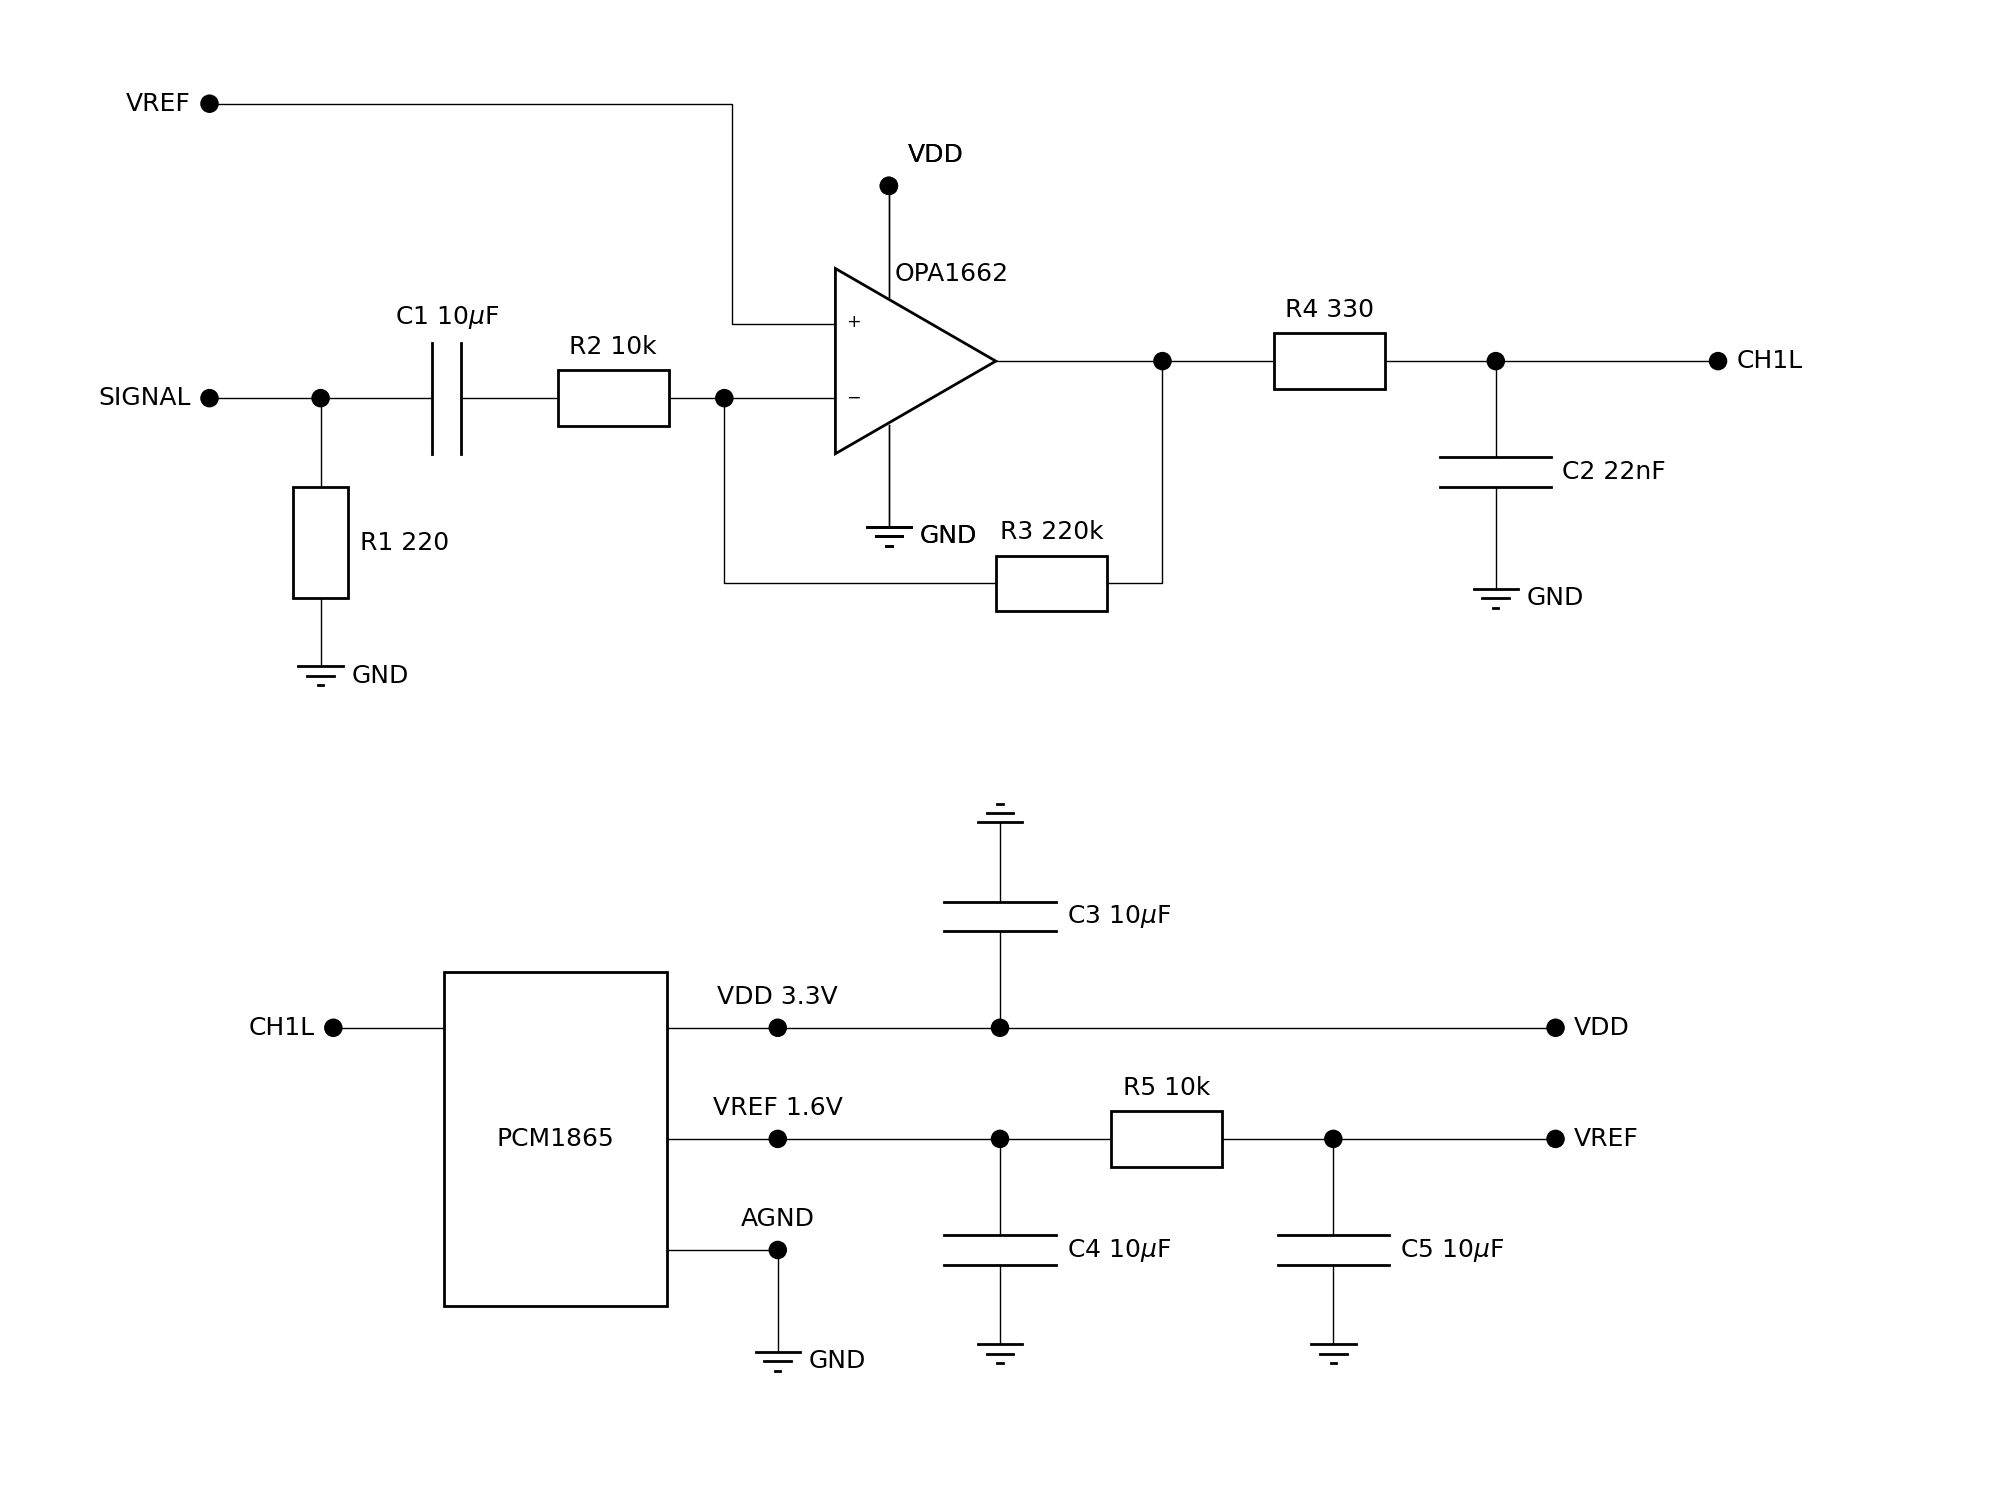

Write Python code to recreate this figure.
import matplotlib.pyplot as plt
import plottools.plottools as pt
from matplotlib.patches import Rectangle

plt.rcParams['font.size'] = 18

fig, ax = plt.subplots()
fig.subplots_adjust(nomargins=True)
ax.show_spines('')

pn, pp, po, pg, pw = ax.opamp_l((8, 5), 'OPA1662')
gnd1 = ax.ground(pg.down(1), 'GND')
ax.connect((pg, gnd1))
npwr = ax.node(pw.up(1), 'VDD')
ax.connect((pw, npwr))

ng1 = ax.node(pn.left(1))
r1l, r1r = ax.resistance_h(ng1.left(1), 'R2 10k')
c1l, c1r = ax.capacitance_h(r1l.left(1), 'C1 10$\mu$F')
n1 = ax.node(c1l.left(1))
nn = ax.node(n1.left(1), 'SIGNAL', align='left')
ax.connect((nn, n1, c1l, None, c1r, r1l, None, r1r, ng1, pn))

np = ax.node(nn.up(2.65), 'VREF', align='left')
ax.connect((np, np.right(4.7),  pp))

r2b, r2t = ax.resistance_v(n1.down(1.3), 'R1 220')
gnd2 = ax.ground(r2b.down(0.7), 'GND')
ax.connect((n1, r2t, None, r2b, gnd2))

ng2 = ax.node(po.right(1.5))
r4l, r4r = ax.resistance_h(ng2.right(1.5), 'R4 330')
nlp = ax.node(r4r.right(1))
no = ax.node(nlp.right(2), 'CH1L', 'right')
ax.connect((po, ng2, r4l, None, r4r, nlp, no))

r5l, r5r = ax.resistance_h(po.right(0.5).down(2), 'R3 220k')
ax.connect((ng1, r5l, None, r5r, ng2))

c2b, c2t = ax.capacitance_v(nlp.down(1), 'C2 22nF')
gnd2 = ax.ground(c2b.down(1), 'GND')
ax.connect((nlp, c2t, None, c2b, gnd2))


w = 2*plt.rcParams['circuits.scale']
h = 1.5*w
x, y = 5, -2
ax.add_patch(Rectangle((x - 0.5*w, y - 0.5*h), w, h,
                       edgecolor='none', facecolor='w'))
ax.add_patch(Rectangle((x - 0.5*w, y - 0.5*h), w, h,
                       edgecolor='k', facecolor='none', lw=2))
ax.text(x, y, 'PCM1865', ha='center', va='center')

nch1 = ax.node((x-2, y+1), 'CH1L', align='left')
ax.connect((nch1, nch1.right(1)))

vdd = pt.Pos(x+1, y+1)
nvdd = ax.node(vdd.right(1), 'VDD 3.3V', 'above')
nvc = ax.node(nvdd.right(2))
nvddout = ax.node(nvc.right(5), 'VDD', 'right')
c3b, c3t = ax.capacitance_v(nvc.up(1), 'C3 10$\mu$F')
gnd4 = ax.ground_u(c3t.up(0.8))
ax.connect((vdd, nvdd, nvc, nvddout))
ax.connect((gnd4, c3t, None, c3b, nvc))

vref = pt.Pos(x+1, y)
nvref = ax.node(vref.right(1), 'VREF 1.6V', 'above')
nrc1 = ax.node(nvref.right(2))
r6l, r6r = ax.resistance_h(nrc1.right(1.5), 'R5 10k')
nrc2 = ax.node(r6r.right(1))
nbo = ax.node(nrc2.right(2), 'VREF', 'right')
ax.connect((vref, nvref, nrc1, r6l, None, r6r, nrc2, nbo))

gnd1 = ax.ground(pg.down(1), 'GND')
ax.connect((pg, gnd1))
npwr = ax.node(pw.up(1), 'VDD')
ax.connect((pw, npwr))

c4b, c4t = ax.capacitance_v(nrc1.down(1), 'C4 10$\mu$F')
gnd4 = ax.ground(c4b.down(0.8))
ax.connect((gnd4, c4b, None, c4t, nrc1))

c5b, c5t = ax.capacitance_v(nrc2.down(1), 'C5 10$\mu$F')
gnd5 = ax.ground(c5b.down(0.8))
ax.connect((gnd5, c5b, None, c5t, nrc2))

agnd = pt.Pos(x+1, y-1)
ngnd = ax.node(agnd.right(1), 'AGND', 'above')
gnd3 = ax.ground(ngnd.down(1), 'GND')
ax.connect((gnd3, ngnd, agnd))

ax.set_xlim(0, 18)
ax.set_ylim(-4.5, 7.5)
ax.set_aspect('equal')
fig.savefig()
plt.show()
